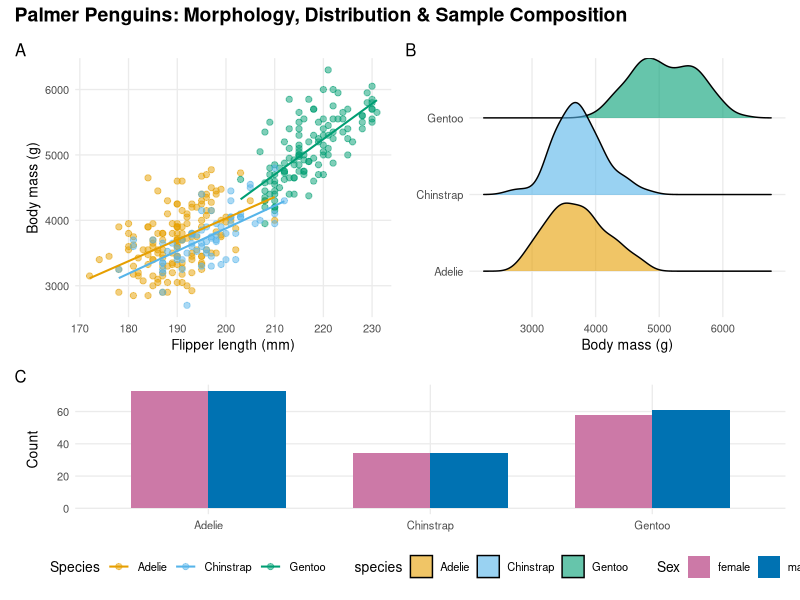

The R script that drew this image: (Note: this script raises an error after producing the figure.)
# ── Title ──────────────────────────────────────────────────────────────────────
# Palmer Penguins: Morphology, Distribution & Sample Composition
# Source: plan.md Section 10.5
# Packages: tidyverse, patchwork, palmerpenguins, ggridges
# Output: composite_penguins.png, 220 × 180 mm, 300 DPI
# ───────────────────────────────────────────────────────────────────────────────

# ── Libraries ─────────────────────────────────────────────────
library(tidyverse)
library(patchwork)
library(palmerpenguins)
library(ggridges)

# ── Data preparation ──────────────────────────────────────────
d <- penguins %>% filter(!is.na(sex))

okabe <- c("Adelie" = "#E69F00", "Chinstrap" = "#56B4E9", "Gentoo" = "#009E73")

# ── Panel A: scatter ──────────────────────────────────────────
p1 <- ggplot(d, aes(flipper_length_mm, body_mass_g, color = species)) +
  geom_point(alpha = 0.5, size = 1.8) +
  geom_smooth(method = "lm", se = FALSE, linewidth = 0.7) +
  scale_color_manual(values = okabe, name = "Species") +
  labs(x = "Flipper length (mm)", y = "Body mass (g)") +
  theme_minimal(base_size = 10) +
  theme(panel.grid.minor = element_blank())

# ── Panel B: ridge density ────────────────────────────────────
p2 <- ggplot(d, aes(x = body_mass_g, y = species, fill = species)) +
  geom_density_ridges(alpha = 0.6, scale = 1.2) +
  scale_fill_manual(values = okabe) +
  labs(x = "Body mass (g)", y = NULL) +
  theme_minimal(base_size = 10) +
  theme(panel.grid.minor = element_blank(), legend.position = "none")

# ── Panel C: bar chart ────────────────────────────────────────
p3 <- d %>%
  count(species, sex) %>%
  ggplot(aes(x = species, y = n, fill = sex)) +
  geom_col(position = "dodge", width = 0.7) +
  scale_fill_manual(values = c("female" = "#CC79A7", "male" = "#0072B2"),
                    name   = "Sex") +
  labs(x = NULL, y = "Count") +
  theme_minimal(base_size = 10) +
  theme(panel.grid.minor = element_blank())

# ── Compose ───────────────────────────────────────────────────
composite <- (p1 | p2) / p3 +
  plot_layout(guides = "collect", heights = c(2, 1)) +
  plot_annotation(
    title      = "Palmer Penguins: Morphology, Distribution & Sample Composition",
    tag_levels = "A",
    theme = theme(plot.title = element_text(face = "bold", size = 14))
  ) &
  theme(legend.position = "bottom", panel.grid.minor = element_blank())

# ── Export ────────────────────────────────────────────────────
ggsave("composite_penguins.png", composite,
       width = 220, height = 180, units = "mm", dpi = 300)

# ── Reproducibility ───────────────────────────────────────────
sessioninfo::session_info()
